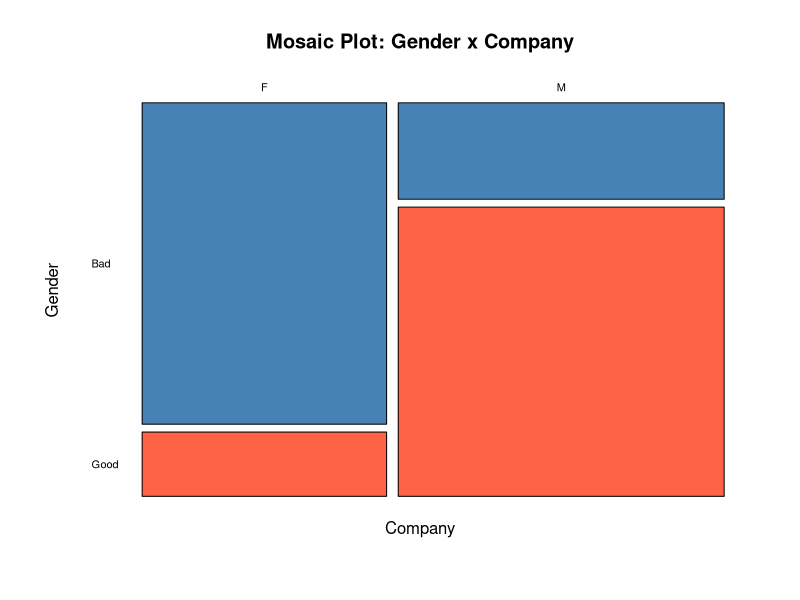
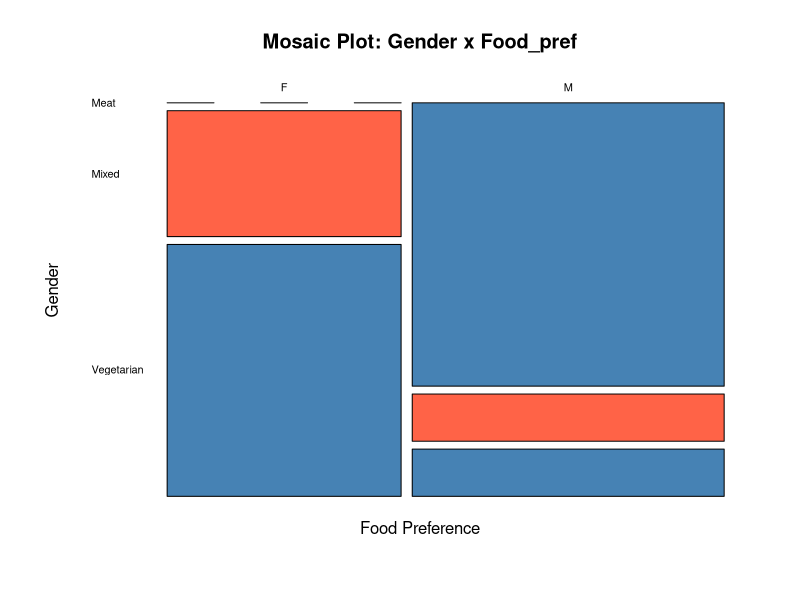
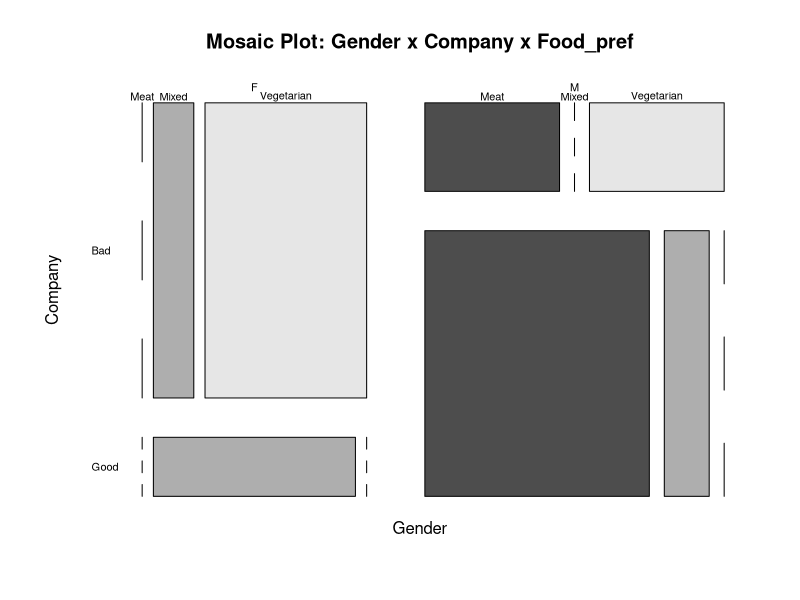

The R script that drew these images, in order:
# ============================================================
# joint_frequency_mosaic.R
# Chapter 3 — Multivariate Frequency Tables & Mosaic Plots
# Demo dataset: Friends (Gender, Company, Food_pref)
# ============================================================

# ── 1. Build the Friends data frame ─────────────────────────────────────────

friends <- data.frame(
  Friend = c("Andrew", "Bernhard", "Carolina", "Dennis", "Eve", "Fred",
             "Gwyneth", "Hayden", "Irene", "James", "Kevin", "Lea",
             "Marcus", "Nigel"),
  Gender = c("M", "M", "F", "M", "F", "M",
             "F", "F", "F", "M", "M", "F",
             "M", "M"),
  Company = c("Good", "Good", "Bad", "Good", "Bad", "Good",
              "Bad",  "Bad",  "Bad", "Good", "Bad", "Good",
              "Bad",  "Good"),
  Food_pref = c("Meat",       "Meat",       "Vegetarian", "Meat",       "Vegetarian",
                "Mixed",      "Mixed",      "Vegetarian", "Vegetarian", "Meat",
                "Meat",       "Mixed",      "Vegetarian", "Meat"),
  stringsAsFactors = FALSE
)

cat("\n── Friends dataset ──────────────────────────────────────────\n")
print(friends)
cat("n =", nrow(friends), "\n\n")


# ── 2. Joint frequency table: Gender x Company ──────────────────────────────
# table() counts co-occurrences of all combinations.
# Rows = first argument, columns = second argument.

cat("── SECTION 2: Joint Frequency Table  Gender x Company ──────\n")

freq_gc <- table(Gender = friends$Gender, Company = friends$Company)

cat("\nAbsolute joint frequencies:\n")
print(freq_gc)

# addmargins() appends row and column totals (marginal frequencies)
cat("\nWith marginal totals (addmargins):\n")
print(addmargins(freq_gc))


# ── 3. Joint relative frequencies ───────────────────────────────────────────
# prop.table() divides every cell by the grand total when no margin is given.

cat("\n── SECTION 3: Joint Relative Frequencies ────────────────────\n")

rel_gc <- prop.table(freq_gc)

cat("\nJoint relative frequencies (fractions, sum = 1):\n")
print(round(rel_gc, 4))

cat("\nJoint relative frequencies as percentages:\n")
print(round(rel_gc * 100, 1))

cat("\nWith marginal totals:\n")
print(round(addmargins(rel_gc), 4))


# ── 4. Marginal frequencies ──────────────────────────────────────────────────
# margin.table() collapses over one dimension to give row or column totals.

cat("\n── SECTION 4: Marginal Frequencies ──────────────────────────\n")

# Marginal frequency of Gender (sum across Company columns)
marg_gender <- margin.table(freq_gc, margin = 1)
cat("\nMarginal frequency of Gender:\n")
print(marg_gender)

# Marginal relative frequency of Gender
cat("\nMarginal relative frequency of Gender:\n")
print(round(prop.table(marg_gender), 4))

# Marginal frequency of Company (sum across Gender rows)
marg_company <- margin.table(freq_gc, margin = 2)
cat("\nMarginal frequency of Company:\n")
print(marg_company)

# Marginal relative frequency of Company
cat("\nMarginal relative frequency of Company:\n")
print(round(prop.table(marg_company), 4))


# ── 5. Conditional frequencies ───────────────────────────────────────────────
# prop.table(tbl, margin = 1) divides each cell by its ROW total.
# This gives P(Company | Gender): the probability distribution of Company
# within each level of Gender.

cat("\n── SECTION 5: Conditional Frequencies ──────────────────────\n")

# P(Company | Gender): each row sums to 1
cond_company_given_gender <- prop.table(freq_gc, margin = 1)
cat("\nP(Company | Gender) — fractions (each row sums to 1):\n")
print(round(cond_company_given_gender, 4))

cat("\nP(Company | Gender) — percentages:\n")
print(round(cond_company_given_gender * 100, 1))

# P(Gender | Company): each column sums to 1 (margin = 2)
cond_gender_given_company <- prop.table(freq_gc, margin = 2)
cat("\nP(Gender | Company) — fractions (each column sums to 1):\n")
print(round(cond_gender_given_company, 4))

cat("\nP(Gender | Company) — percentages:\n")
print(round(cond_gender_given_company * 100, 1))


# ── 6. Mosaic plot: Gender x Company ─────────────────────────────────────────
# mosaicplot() is built into base R.
# - Column width is proportional to the marginal frequency of Company.
# - Segment height within a column is proportional to
#   the conditional frequency of Gender given Company.
# - Passing the table directly uses the counts inside it.

cat("\n── SECTION 6: Mosaic Plot  Gender x Company ─────────────────\n")
cat("(A graphical window should open with the mosaic plot.)\n\n")

mosaicplot(
  freq_gc,
  main  = "Mosaic Plot: Gender x Company",
  xlab  = "Company",
  ylab  = "Gender",
  color = c("steelblue", "tomato"),   # one colour per row (Gender) level
  las   = 1                           # horizontal axis tick labels
)


# ── 7. Additional tables: Gender x Food_pref ────────────────────────────────

cat("── SECTION 7: Gender x Food_pref ────────────────────────────\n")

freq_gf <- table(Gender = friends$Gender, Food_pref = friends$Food_pref)

cat("\nAbsolute joint frequencies:\n")
print(addmargins(freq_gf))

cat("\nP(Food_pref | Gender) — percentages:\n")
print(round(prop.table(freq_gf, margin = 1) * 100, 1))

cat("\nMosaic plot: Gender x Food_pref\n")
mosaicplot(
  freq_gf,
  main  = "Mosaic Plot: Gender x Food_pref",
  xlab  = "Food Preference",
  ylab  = "Gender",
  color = c("steelblue", "tomato"),
  las   = 1
)


# ── 8. Three-way frequency table: Gender x Company x Food_pref ──────────────
# table() accepts any number of variables.
# The result is a 3-dimensional array.

cat("\n── SECTION 8: 3-Way Table  Gender x Company x Food_pref ─────\n")

freq_3way <- table(
  Gender    = friends$Gender,
  Company   = friends$Company,
  Food_pref = friends$Food_pref
)

cat("\n3-way absolute frequencies:\n")
print(freq_3way)

cat("\nFlattened view (ftable) — easier to read:\n")
print(ftable(freq_3way))

# Conditional on Gender and Company: P(Food_pref | Gender, Company)
cond_food_given_gc <- prop.table(freq_3way, margin = c(1, 2))
cat("\nP(Food_pref | Gender, Company) — fractions:\n")
print(round(ftable(cond_food_given_gc), 4))


# ── 9. Mosaic plot for the 3-way table ──────────────────────────────────────
# mosaicplot() handles n-dimensional tables natively.
# Each additional dimension adds another level of splitting.

cat("\n── SECTION 9: Mosaic Plot  Gender x Company x Food_pref ─────\n")
cat("(A graphical window should open with the 3-way mosaic plot.)\n\n")

mosaicplot(
  freq_3way,
  main  = "Mosaic Plot: Gender x Company x Food_pref",
  color = TRUE,   # auto-assign colours across categories
  las   = 1
)

cat("\nDone. All analyses completed.\n")
